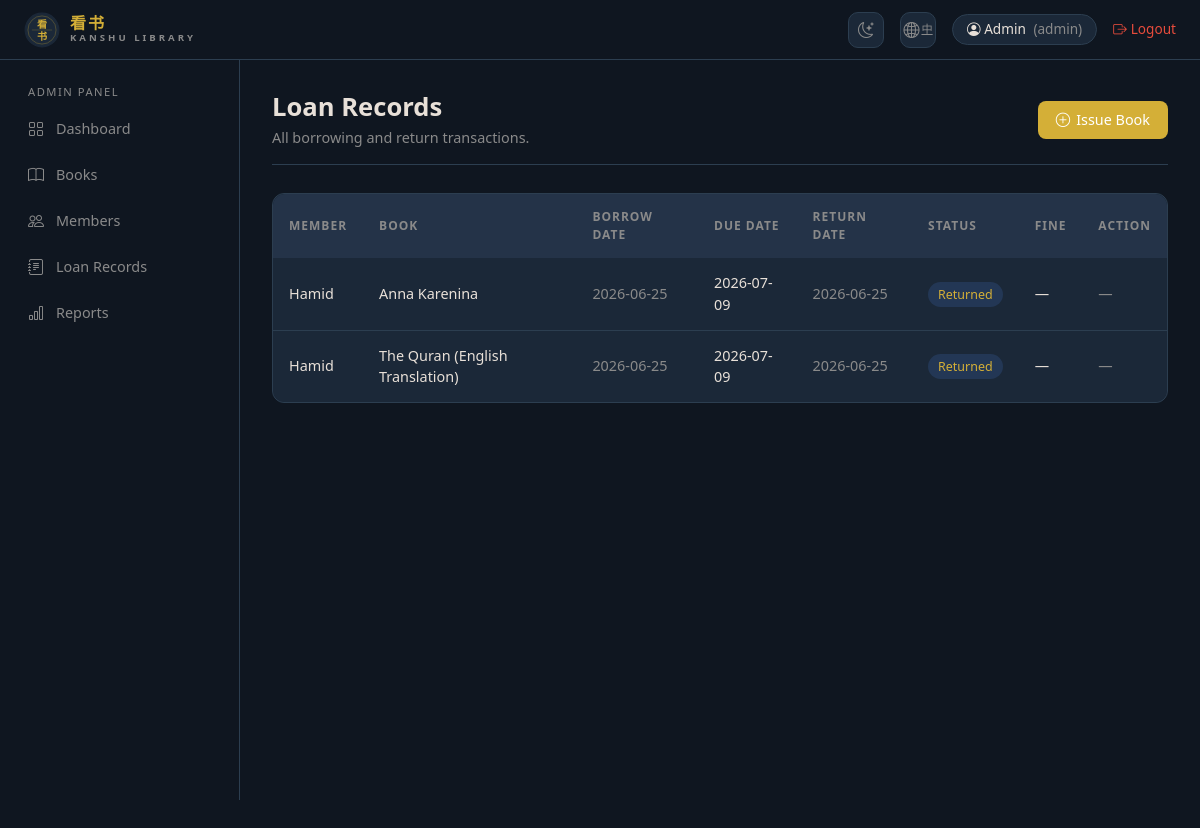
Page /librarian/loans (signed in) on the committed database.
### app/models.py (models this page shows)
class User(db.Model, UserMixin):
    __tablename__ = 'users'
    id = db.Column(db.Integer, primary_key=True)
    name = db.Column(db.String(100), nullable=False)
    email = db.Column(db.String(255), unique=True, nullable=False)
    password_hash = db.Column(db.String(255), nullable=False)
    role = db.Column(db.Enum('admin','librarian','member'), nullable=False, default='member')
    phone = db.Column(db.String(20))
    address = db.Column(db.String(255))
    is_approved = db.Column(db.Boolean, default=False)
    created_at = db.Column(db.DateTime, default=datetime.utcnow)
    loans = db.relationship('Loan', backref='member', lazy=True)

class Loan(db.Model):
    __tablename__ = 'loans'
    id = db.Column(db.Integer, primary_key=True)
    user_id = db.Column(db.Integer, db.ForeignKey('users.id'), nullable=False)
    book_id = db.Column(db.Integer, db.ForeignKey('books.id'), nullable=False)
    borrow_date = db.Column(db.Date, default=date.today)
    due_date = db.Column(db.Date, nullable=False)
    return_date = db.Column(db.Date)
    is_returned = db.Column(db.Boolean, default=False)
    fine = db.relationship('Fine', backref='loan', uselist=False)

class Book(db.Model):
    __tablename__ = 'books'
    id = db.Column(db.Integer, primary_key=True)
    title = db.Column(db.String(200), nullable=False)
    author = db.Column(db.String(150), nullable=False)
    isbn = db.Column(db.String(13), unique=True, nullable=False)
    category = db.Column(db.String(100))
    cover_image = db.Column(db.String(255))
    description = db.Column(db.Text)
    total_copies = db.Column(db.Integer, default=1)
    available_copies = db.Column(db.Integer, default=1)
    rating = db.Column(db.Numeric(3, 1), default=4.0)
    created_at = db.Column(db.DateTime, default=datetime.utcnow)
    loans = db.relationship('Loan', backref='book', lazy=True)

### app/routes/librarian.py (the view)
@librarian_bp.route('/loans')
@login_required
@librarian_required
def loans():
    all_loans = Loan.query.order_by(Loan.borrow_date.desc()).all()
    return render_template('librarian/loans.html', loans=all_loans, today=date.today())

### app/models.py (called while the page is built)
@login_manager.user_loader
def load_user(user_id):
    return User.query.get(int(user_id))

### app/routes/librarian.py (called while the page is built)
def librarian_required(f):
    @wraps(f)
    def decorated(*args, **kwargs):
        if current_user.role not in ('admin', 'librarian'):
            flash('Access denied.', 'danger')
            return redirect(url_for('main.index'))
        return f(*args, **kwargs)
    return decorated

### app/templates/librarian/loans.html (shortened to what this page needs)
{% extends 'base.html' %}
{% block content %}
<div class="page-header d-flex justify-content-between align-items-center">
    <div>
        <h2>{{ _('Loan Records') }}</h2>
        <p>{{ _('All borrowing and return transactions.') }}</p>
    </div>
    <a href="{{ url_for('librarian.issue_book') }}" class="btn-accent">
        <i class="bi bi-plus-circle"></i> {{ _('Issue Book') }}
    </a>
</div>
<div style="background:var(--bg-card); border:1px solid var(--border); border-radius:12px; overflow:hidden;">
    <table class="dark-table">
        <thead>
            <tr>
                <th>{{ _('Member') }}</th>
                <th>{{ _('Book') }}</th>
                <th>{{ _('Borrow Date') }}</th>
                <th>{{ _('Due Date') }}</th>
                <th>{{ _('Return Date') }}</th>
                <th>{{ _('Status') }}</th>
                <th>{{ _('Fine') }}</th>
                <th>{{ _('Action') }}</th>
            </tr>
        </thead>
        <tbody>
            {% for loan in loans %}
            <tr>
                <td style="font-weight:500;">{{ loan.member.name }}</td>
                <td>{{ loan.book.title }}</td>
                <td style="color:var(--text-muted);">{{ loan.borrow_date }}</td>
                <td>
                    {% if not loan.is_returned and loan.due_date < today %}
                        <span class="badge-overdue">{{ loan.due_date }}</span>
                    {% else %}
                        {{ loan.due_date }}
                    {% endif %}
                </td>
                <td style="color:var(--text-muted);">{{ loan.return_date or '—' }}</td>
                <td>
                    {% if loan.is_returned %}
                        <span class="badge-returned">{{ _('Returned') }}</span>
                    {% elif loan.due_date < today %}
                        <span class="badge-overdue">{{ _('Overdue') }}</span>
                    {% else %}
                        <span class="badge-active">{{ _('Active') }}</span>
                    {% endif %}
                </td>
                <td>
                    {% if loan.fine %}
                        <span style="color:var(--accent-red);">¥{{ loan.fine.amount }}</span>
                        {% if loan.fine.is_paid %}
                            <span class="badge-approved" style="margin-left:4px;">{{ _('Paid') }}</span>
                        {% endif %}
                    {% else %}—{% endif %}
                </td>
                <td>
                    {% if not loan.is_returned %}
                        <a href="{{ url_for('librarian.return_book', loan_id=loan.id) }}"
                           onclick="return confirm('{{ _('Confirm') }}?')"
                           style="color:var(--accent-green); text-decoration:none; font-size:0.85rem;">
                            <i class="bi bi-check-circle"></i> {{ _('Return') }}
                        </a>
                    {% else %}
                        <span style="color:var(--text-muted);">—</span>
                    {% endif %}
                </td>
            </tr>
            {% else %}
            <tr>
                <td colspan="8" style="text-align:center; color:var(--text-muted); padding:40px;">
                    {{ _('No loan records found.') }}
                </td>
            </tr>
            {% endfor %}
        </tbody>
    </table>
</div>
{% endblock %}

### app/templates/base.html (shortened to what this page needs)
<!DOCTYPE html>
<html lang="en">
<head>
    <link rel="stylesheet" href="https://cdn.jsdelivr.net/npm/bootstrap@5.3.0/dist/css/bootstrap.min.css">
    <link rel="stylesheet" href="https://cdn.jsdelivr.net/npm/bootstrap-icons@1.10.5/font/bootstrap-icons.css">
</head>
<body>
<nav class="top-navbar">
    <a href="{{ url_for('main.index') }}" class="brand">
        <svg class="brand-seal" viewBox="0 0 64 64" xmlns="http://www.w3.org/2000/svg">
            <text x="32" y="28" text-anchor="middle" fill="#d4af37" font-family="serif" font-weight="700" font-size="18">看</text>
            <text x="32" y="50" text-anchor="middle" fill="#d4af37" font-family="serif" font-weight="700" font-size="18">书</text>
        </svg>
        <div class="brand-text">
            <span class="brand-chinese">看书</span>
            <span class="brand-roman">Kanshu Library</span>
        </div>
    </a>
    <div class="nav-right">
        <button id="themeToggle" class="theme-btn" aria-label="Toggle theme">
            <i class="bi bi-moon-stars"></i>
        </button>
        <a href="{{ url_for('set_lang', code='zh' if request.cookies.get('lang') != 'zh' else 'en') }}" class="theme-btn" title="{{ _('Language') }}">
            <i class="bi bi-globe2"></i>
            <span style="font-size:0.7rem;margin-left:2px;">{{ 'EN' if request.cookies.get('lang') == 'zh' else '中' }}</span>
        </a>
        {% if current_user.is_authenticated %}
        <span class="user-badge">
            <i class="bi bi-person-circle"></i>
            {{ current_user.name }}
            <span style="color: var(--text-muted); margin-left:4px;">({{ current_user.role }})</span>
        </span>
        <a href="{{ url_for('auth.logout') }}" class="logout-btn">
            <i class="bi bi-box-arrow-right"></i> {{ _('Logout') }}
        </a>
        {% else %}
        <a href="{{ url_for('auth.login') }}" class="btn-ghost" style="padding:6px 14px;">{{ _('Login') }}</a>
        <a href="{{ url_for('auth.register') }}" class="btn-accent" style="padding:6px 14px;">{{ _('Register') }}</a>
        {% endif %}
    </div>
</nav>
{% if current_user.is_authenticated %}
<div class="sidebar">
    {% if current_user.role == 'admin' %}
    <div class="sidebar-section">
        <div class="sidebar-label">{{ _('Admin Panel') }}</div>
        <a href="{{ url_for('admin.dashboard') }}" class="sidebar-link">
            <i class="bi bi-grid"></i> {{ _('Dashboard') }}
        </a>
        <a href="{{ url_for('admin.books') }}" class="sidebar-link">
            <i class="bi bi-book"></i> {{ _('Books') }}
        </a>
        <a href="{{ url_for('admin.members') }}" class="sidebar-link">
            <i class="bi bi-people"></i> {{ _('Members') }}
        </a>
        <a href="{{ url_for('admin.loans') }}" class="sidebar-link">
            <i class="bi bi-journal-text"></i> {{ _('Loan Records') }}
        </a>
        <a href="{{ url_for('admin.reports') }}" class="sidebar-link">
            <i class="bi bi-bar-chart"></i> {{ _('Reports') }}
        </a>
    </div>
    {% endif %}
</div>
{% endif %}
<div class="main-content {% if not current_user.is_authenticated %}no-sidebar{% endif %}">
    {% block content %}{% endblock %}
</div>
</body>
</html>

### app/templates/base.html (style rules this page uses)
:root { --bg-main: #0f1620; --bg-sidebar: #0f1620; --bg-card: #1b2838; --bg-card-hover: #243348; --accent: #d4af37; --accent-green: #3aaf5c; --accent-red: #e74c3c; --accent-yellow: #e8b84b; --text-primary: #e8e0d8; --text-muted: #8a8a8a; --border: #2c3e50; --shadow: rgba(0,0,0,0.3); --btn-close-filter: invert(1); --accent-hover: #c49e30; }
* { box-sizing: border-box; }
body { background-color: var(--bg-main); color: var(--text-primary); font-family: 'Segoe UI', sans-serif; margin: 0; min-height: 100vh; }
.top-navbar { background: var(--bg-sidebar); border-bottom: 1px solid var(--border); height: 60px; display: flex; align-items: center; padding: 0 24px; position: fixed; top: 0; left: 0; right: 0; z-index: 1000; }
.top-navbar .brand { font-size: 1.2rem; font-weight: 700; color: var(--accent); text-decoration: none; display: flex; align-items: center; gap: 10px; }
.brand-seal { width: 36px; height: 36px; flex-shrink: 0; }
.brand-text { display: flex; flex-direction: column; line-height: 1; }
.brand-text .brand-chinese { font-size: 1rem; font-weight: 700; color: var(--accent); font-family: serif; letter-spacing: 2px; }
.brand-text .brand-roman { font-size: 0.6rem; letter-spacing: 3px; color: var(--text-muted); text-transform: uppercase; margin-top: 1px; }
.top-navbar .nav-right { margin-left: auto; display: flex; align-items: center; gap: 16px; }
.top-navbar .user-badge { background: var(--bg-card); border: 1px solid var(--border); border-radius: 20px; padding: 4px 14px; font-size: 0.85rem; color: var(--text-primary); }
.top-navbar .logout-btn { color: var(--accent-red); text-decoration: none; font-size: 0.85rem; display: flex; align-items: center; gap: 4px; }
.theme-btn { background: var(--bg-card); border: 1px solid var(--border); color: var(--text-muted); width: 36px; height: 36px; border-radius: 10px; display: flex; align-items: center; justify-content: center; cursor: pointer; font-size: 1rem; transition: all 0.2s; }
.sidebar { position: fixed; top: 60px; left: 0; width: 240px; height: calc(100vh - 60px); background: var(--bg-sidebar); border-right: 1px solid var(--border); padding: 24px 0; overflow-y: auto; z-index: 999; }
.sidebar-section { padding: 0 16px; margin-bottom: 8px; }
.sidebar-label { font-size: 0.7rem; text-transform: uppercase; letter-spacing: 1.5px; color: var(--text-muted); padding: 0 12px; margin-bottom: 6px; }
.sidebar-link { display: flex; align-items: center; gap: 10px; padding: 10px 12px; border-radius: 8px; color: var(--text-muted); text-decoration: none; font-size: 0.9rem; transition: all 0.2s; margin-bottom: 2px; }
.sidebar-link i { font-size: 1rem; width: 18px; }
.main-content { margin-left: 240px; margin-top: 60px; padding: 32px; min-height: calc(100vh - 60px); }
.dark-table { width: 100%; border-collapse: collapse; background: var(--bg-card); border-radius: 12px; overflow: hidden; }
.dark-table thead th { background: var(--bg-card-hover); color: var(--text-muted); font-size: 0.75rem; text-transform: uppercase; letter-spacing: 1px; padding: 14px 16px; border: none; font-weight: 600; }
.dark-table tbody td { padding: 14px 16px; border-bottom: 1px solid var(--border); color: var(--text-primary); font-size: 0.9rem; }
.dark-table tbody tr:last-child td { border-bottom: none; }
.page-header { margin-bottom: 28px; padding-bottom: 16px; border-bottom: 1px solid var(--border); }
.page-header h2 { font-size: 1.6rem; font-weight: 700; margin: 0; }
.page-header p { color: var(--text-muted); margin: 4px 0 0; font-size: 0.9rem; }
.btn-accent { background: var(--accent); color: white; border: none; padding: 8px 18px; border-radius: 8px; font-size: 0.9rem; cursor: pointer; text-decoration: none; display: inline-flex; align-items: center; gap: 6px; transition: all 0.2s; }
.badge-returned { background: rgba(79,142,247,0.15); color: var(--accent); padding: 4px 10px; border-radius: 20px; font-size: 0.78rem; }

### rows in the picture
User: name "Admin", role "admin"
Loan: member.name "Hamid", book "Anna Karenina", borrow_date "2026-06-25", due_date "2026-07-09", return_date "2026-06-25"
Loan: member.name "Hamid", book "The Quran (English Translation)", borrow_date "2026-06-25", due_date "2026-07-09", return_date "2026-06-25"

### other values in the picture
{{ 'EN' if request.cookies.get('lang') == 'zh' else '中' }} "中"
